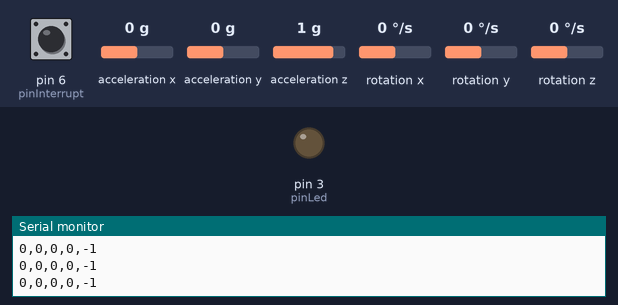
The sketch below on a simulated Arduino Uno, built with avr-gcc and run on an emulated ATmega328P. Parts: output pins drawn as LEDs (lit = HIGH), the last lines printed to the serial monitor. Wiring (inferred from the names in the program): MPU-6050 motion sensor at I2C address 0x68. Inputs (shaded band) come from the test bench; at power-on: pin 6 (pinInterrupt) LOW, acceleration x 0 g, acceleration y 0 g, acceleration z 1 g, rotation x 0 °/s, rotation y 0 °/s, rotation z 0 °/s.

Above: at 1.2 s.
1.3 s: pin 6 (pinInterrupt) pulled HIGH for 0.15 s
At 1.38 s:
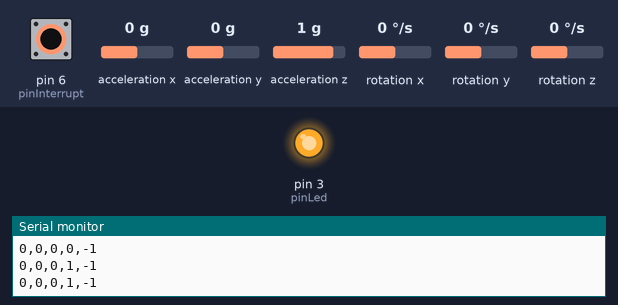
11.9 s: pin 6 (pinInterrupt) pulled HIGH for 3.2 s
At 16.3 s:
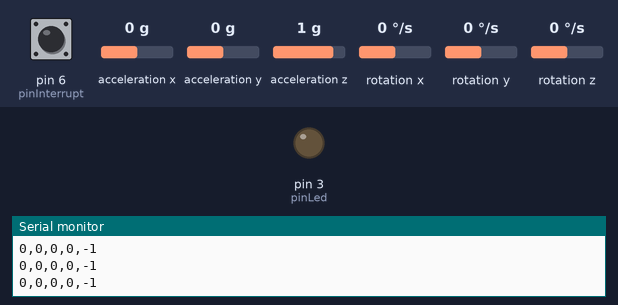
Timing chart, 0 to 17.6 s (numbered marks = the images above; inputs shaded):
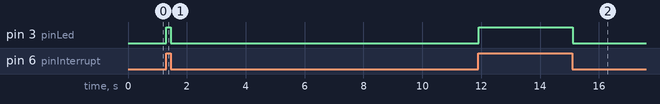

The sketch:

gyro_interrupts.ino
```cpp
// MPU-6050 Short Example Sketch
//www.elegoo.com
//2016.12.9

#include<Wire.h>
const int MPU_addr=0x68;  // I2C address of the MPU-6050
int16_t AcX,AcY,AcZ,Tmp,GyX,GyY,GyZ;

int pinInterrupt = 6;
int pinLed = 3;

void setup(){
  Wire.begin();
  Wire.beginTransmission(MPU_addr);
  Wire.write(0x6B);  // PWR_MGMT_1 register
  Wire.write(0);     // set to zero (wakes up the MPU-6050)
  Wire.endTransmission(true);

  //Wire.beginTransmission(MPU_addr);
  //Wire.write(0x6C);
  //Wire.write(0);
  //Wire.endTransmission(true);

  Wire.beginTransmission(MPU_addr);
  Wire.write(0x38);
  Wire.write(B01000000);
  Wire.endTransmission(true);

  Wire.beginTransmission(MPU_addr);
  Wire.write(0x1D);
  Wire.write(B00000001);
  Wire.endTransmission(true);

  Wire.beginTransmission(MPU_addr);
  Wire.write(0x69);
  Wire.write(B11000000);
  Wire.endTransmission(true);

  Wire.beginTransmission(MPU_addr);
  Wire.write(0x1F);
  Wire.write(5);
  Wire.endTransmission(true);

 // Wire.beginTransmission(MPU_addr);
  //Wire.write(0x1E);
  //Wire.write(100);
 // Wire.endTransmission(true);

  pinMode(pinInterrupt, INPUT);
  pinMode(pinLed, OUTPUT);

  Serial.begin(9600);
}
void loop(){
  Wire.beginTransmission(MPU_addr);
  Wire.write(0x3B);  // starting with register 0x3B (ACCEL_XOUT_H)
  Wire.endTransmission(false);
  Wire.requestFrom(MPU_addr,14,true);  // request a total of 14 registers
  AcX=Wire.read()<<8|Wire.read();  // 0x3B (ACCEL_XOUT_H) & 0x3C (ACCEL_XOUT_L)
  AcY=Wire.read()<<8|Wire.read();  // 0x3D (ACCEL_YOUT_H) & 0x3E (ACCEL_YOUT_L)
  AcZ=Wire.read()<<8|Wire.read();  // 0x3F (ACCEL_ZOUT_H) & 0x40 (ACCEL_ZOUT_L)
  Tmp=Wire.read()<<8|Wire.read();  // 0x41 (TEMP_OUT_H) & 0x42 (TEMP_OUT_L)
  GyX=Wire.read()<<8|Wire.read();  // 0x43 (GYRO_XOUT_H) & 0x44 (GYRO_XOUT_L)
  GyY=Wire.read()<<8|Wire.read();  // 0x45 (GYRO_YOUT_H) & 0x46 (GYRO_YOUT_L)
  GyZ=Wire.read()<<8|Wire.read();  // 0x47 (GYRO_ZOUT_H) & 0x48 (GYRO_ZOUT_L)
  /*Serial.print("AcX = "); Serial.print(AcX);
  Serial.print(" | AcY = "); Serial.print(AcY);
  Serial.print(" | AcZ = "); Serial.print(AcZ);
  Serial.print(" | Tmp = "); Serial.print(Tmp/340.00+36.53);  //From the datasheet of MPU6050, we can know the temperature formula
  Serial.print(" | GyX = "); Serial.print(GyX);
  Serial.print(" | GyY = "); Serial.print(GyY);
  Serial.print(" | GyZ = "); Serial.println(GyZ);*/

  Serial.print(GyX);
  Serial.print(",");
  Serial.print(GyY);
  Serial.print(",");
  Serial.print(GyZ);

  int read_of_interrupt = digitalRead(pinInterrupt);
  Serial.print(",");
  Serial.print(read_of_interrupt);

  digitalWrite(pinLed, read_of_interrupt);

  Wire.beginTransmission(MPU_addr);
  Wire.write(0x3A);
  Wire.endTransmission(false);
  Wire.requestFrom(MPU_addr,1,true);
  int16_t interrupt_status_from_board=Wire.read()<<8|Wire.read();
  Serial.print(",");
  Serial.println(interrupt_status_from_board);

}
```

Measured:
- after the input at 1.3 s, pin 3 (pinLed): LOW → HIGH at once, → LOW 0.15 s later
- after the input at 11.9 s, pin 3 (pinLed): LOW → HIGH at once, → LOW 3.2 s later
